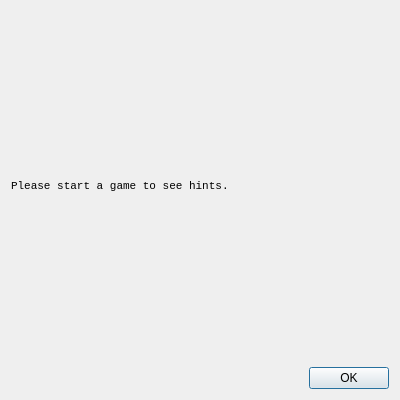
<?xml version="1.0" encoding="UTF-8"?>
<ui version="4.0">
 <class>Dialog</class>
 <widget class="QDialog" name="Dialog">
  <property name="geometry">
   <rect>
    <x>0</x>
    <y>0</y>
    <width>400</width>
    <height>400</height>
   </rect>
  </property>
  <property name="minimumSize">
   <size>
    <width>400</width>
    <height>400</height>
   </size>
  </property>
  <property name="windowTitle">
   <string>Hints</string>
  </property>
  <property name="windowIcon">
   <iconset>
    <normaloff>icons/BeeWindow.png</normaloff>icons/BeeWindow.png</iconset>
  </property>
  <layout class="QGridLayout" name="gridLayout">
   <item row="0" column="0">
    <widget class="QLabel" name="threshText">
     <property name="font">
      <font>
       <family>Consolas</family>
       <pointsize>8</pointsize>
      </font>
     </property>
     <property name="text">
      <string>Please start a game to see hints.</string>
     </property>
     <property name="textFormat">
      <enum>Qt::AutoText</enum>
     </property>
     <property name="alignment">
      <set>Qt::AlignLeading|Qt::AlignLeft|Qt::AlignVCenter</set>
     </property>
     <property name="wordWrap">
      <bool>true</bool>
     </property>
    </widget>
   </item>
   <item row="1" column="0">
    <widget class="QDialogButtonBox" name="buttonBox">
     <property name="font">
      <font>
       <family>MS Shell Dlg 2</family>
      </font>
     </property>
     <property name="orientation">
      <enum>Qt::Horizontal</enum>
     </property>
     <property name="standardButtons">
      <set>QDialogButtonBox::Ok</set>
     </property>
    </widget>
   </item>
  </layout>
 </widget>
 <resources/>
 <connections>
  <connection>
   <sender>buttonBox</sender>
   <signal>accepted()</signal>
   <receiver>Dialog</receiver>
   <slot>accept()</slot>
   <hints>
    <hint type="sourcelabel">
     <x>259</x>
     <y>288</y>
    </hint>
    <hint type="destinationlabel">
     <x>157</x>
     <y>274</y>
    </hint>
   </hints>
  </connection>
  <connection>
   <sender>buttonBox</sender>
   <signal>rejected()</signal>
   <receiver>Dialog</receiver>
   <slot>reject()</slot>
   <hints>
    <hint type="sourcelabel">
     <x>327</x>
     <y>288</y>
    </hint>
    <hint type="destinationlabel">
     <x>286</x>
     <y>274</y>
    </hint>
   </hints>
  </connection>
 </connections>
</ui>
